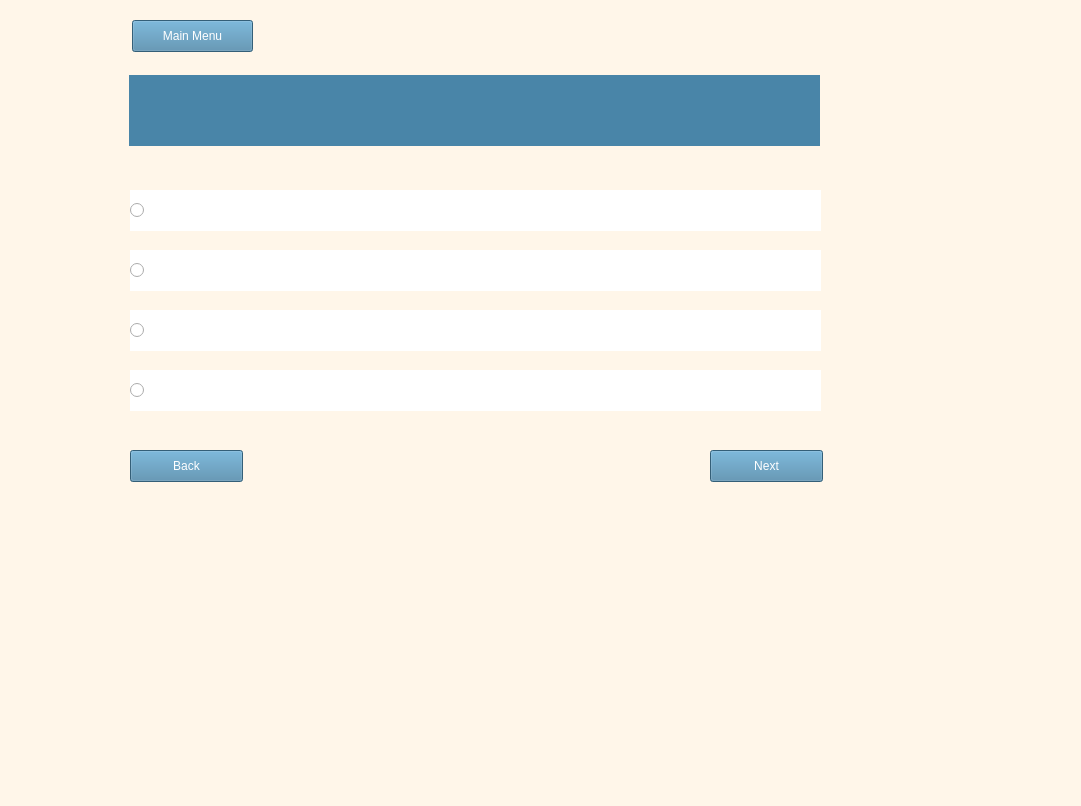
<?xml version="1.0" encoding="UTF-8"?>
<ui version="4.0">
 <class>MainWindow</class>
 <widget class="QMainWindow" name="MainWindow">
  <property name="geometry">
   <rect>
    <x>0</x>
    <y>0</y>
    <width>1081</width>
    <height>806</height>
   </rect>
  </property>
  <property name="windowTitle">
   <string>MainWindow</string>
  </property>
  <property name="styleSheet">
   <string notr="true">QWidget{
 background-color: rgb(255,246,233)
}</string>
  </property>
  <widget class="QWidget" name="centralwidget">
   <widget class="QLabel" name="question">
    <property name="geometry">
     <rect>
      <x>129</x>
      <y>75</y>
      <width>691</width>
      <height>71</height>
     </rect>
    </property>
    <property name="styleSheet">
     <string notr="true">QLabel{background-color:rgb(73, 133, 168)}</string>
    </property>
    <property name="text">
     <string/>
    </property>
   </widget>
   <widget class="QRadioButton" name="answer_1">
    <property name="geometry">
     <rect>
      <x>130</x>
      <y>190</y>
      <width>691</width>
      <height>41</height>
     </rect>
    </property>
    <property name="styleSheet">
     <string notr="true">QRadioButton{background-color:rgb(255, 255, 255)}</string>
    </property>
    <property name="text">
     <string/>
    </property>
   </widget>
   <widget class="QRadioButton" name="answer_2">
    <property name="geometry">
     <rect>
      <x>130</x>
      <y>250</y>
      <width>691</width>
      <height>41</height>
     </rect>
    </property>
    <property name="styleSheet">
     <string notr="true">QRadioButton{background-color:rgb(255, 255, 255)}</string>
    </property>
    <property name="text">
     <string/>
    </property>
   </widget>
   <widget class="QRadioButton" name="answer_3">
    <property name="geometry">
     <rect>
      <x>130</x>
      <y>310</y>
      <width>691</width>
      <height>41</height>
     </rect>
    </property>
    <property name="styleSheet">
     <string notr="true">QRadioButton{background-color:rgb(255, 255, 255)}</string>
    </property>
    <property name="text">
     <string/>
    </property>
   </widget>
   <widget class="QRadioButton" name="answer_4">
    <property name="geometry">
     <rect>
      <x>130</x>
      <y>370</y>
      <width>691</width>
      <height>41</height>
     </rect>
    </property>
    <property name="styleSheet">
     <string notr="true">QRadioButton{background-color:rgb(255, 255, 255)}</string>
    </property>
    <property name="text">
     <string/>
    </property>
   </widget>
   <widget class="QPushButton" name="back_button">
    <property name="geometry">
     <rect>
      <x>130</x>
      <y>450</y>
      <width>113</width>
      <height>32</height>
     </rect>
    </property>
    <property name="styleSheet">
     <string notr="true">QPushButton{
background-color:rgb(73,133,168);
color:white;

}</string>
    </property>
    <property name="text">
     <string>Back</string>
    </property>
   </widget>
   <widget class="QPushButton" name="next_button">
    <property name="geometry">
     <rect>
      <x>710</x>
      <y>450</y>
      <width>113</width>
      <height>32</height>
     </rect>
    </property>
    <property name="styleSheet">
     <string notr="true">QPushButton{
background-color:rgb(73,133,168);
color: white;
}</string>
    </property>
    <property name="text">
     <string>Next</string>
    </property>
   </widget>
   <widget class="QPushButton" name="pushButton">
    <property name="geometry">
     <rect>
      <x>132</x>
      <y>20</y>
      <width>121</width>
      <height>32</height>
     </rect>
    </property>
    <property name="styleSheet">
     <string notr="true">QPushButton{
background-color:rgb(73,133,168);
color:white;

}</string>
    </property>
    <property name="text">
     <string>Main Menu</string>
    </property>
   </widget>
  </widget>
  <widget class="QStatusBar" name="statusbar"/>
 </widget>
 <resources/>
 <connections/>
</ui>
